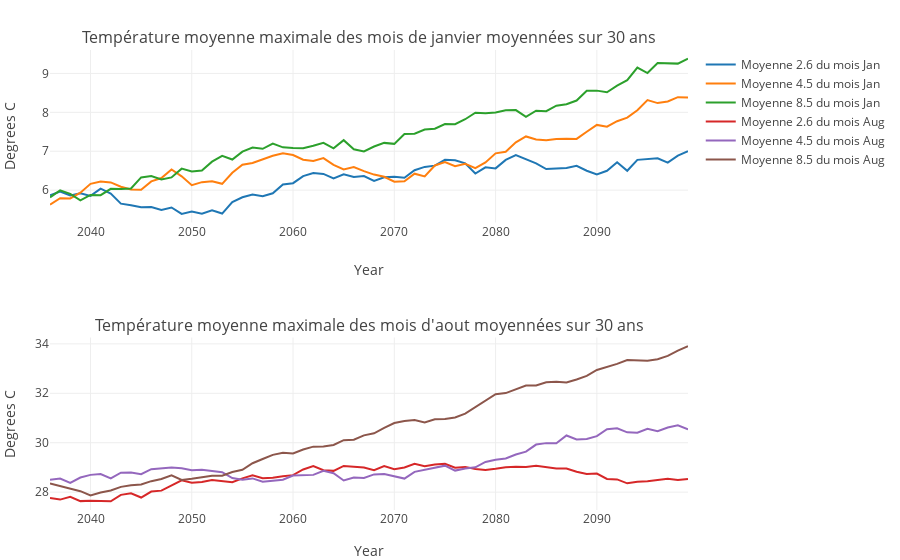

Source (notebook cell):
### Markdown cell above
Le diagramme ci-dessous  représente l'évolution sur `yearPeriod` années de la température dans la région Lyonnaise.(Décommenter la dernière ligne du bloc pour afficher la figure)

### Code cell
q = 0
trace26_0 = go.Scatter(
    x = lyon_year[firstPlotYear:lastPlotYear],
    y = moyMAreaInterval_26[q,:],
    name ='Moyenne 2.6 du mois %s'%lyon_month[calcMonth[q]]
)
trace45_0 = go.Scatter(
    x = lyon_year[firstPlotYear:lastPlotYear],
    y = moyMAreaInterval_45[q,:],
    name ='Moyenne 4.5 du mois %s'%lyon_month[calcMonth[q]]
)
trace85_0 = go.Scatter(
    x = lyon_year[firstPlotYear:lastPlotYear],
    y = moyMAreaInterval_85[q,:],
    name ='Moyenne 8.5 du mois %s'%lyon_month[calcMonth[q]]
)

q = 1
trace26_1 = go.Scatter(
    x = lyon_year[firstPlotYear:lastPlotYear],
    y = moyMAreaInterval_26[q,:],
    name ='Moyenne 2.6 du mois %s'%lyon_month[calcMonth[q]]
)
trace45_1 = go.Scatter(
    x = lyon_year[firstPlotYear:lastPlotYear],
    y = moyMAreaInterval_45[q,:],
    name ='Moyenne 4.5 du mois %s'%lyon_month[calcMonth[q]]
)

trace85_1 = go.Scatter(
    x = lyon_year[firstPlotYear:lastPlotYear],
    y = moyMAreaInterval_85[q,:],
    name ='Moyenne 8.5 du mois %s'%lyon_month[calcMonth[q]]
)

fig = tools.make_subplots(rows=2, 
                          cols=1, 
                          subplot_titles=("Température moyenne maximale des mois de janvier moyennées sur 30 ans","Température moyenne maximale des mois d'aout moyennées sur 30 ans"))

fig.append_trace(trace26_0, 1, 1)
fig.append_trace(trace45_0, 1, 1)
fig.append_trace(trace85_0, 1, 1)
fig.append_trace(trace26_1, 2, 1)
fig.append_trace(trace45_1, 2, 1)
fig.append_trace(trace85_1, 2, 1)

fig['layout']['xaxis1'].update(title='Year')
fig['layout']['xaxis2'].update(title='Year')
fig['layout']['yaxis1'].update(title='Degrees C')
fig['layout']['yaxis2'].update(title='Degrees C')
fig['layout']['margin'] = {'l': 50, 'r': 10, 'b': 50, 't': 50}
#fig['layout'].update(title='Température moyenne maximale du mois de juillet', 
#                     autosize=False, width=800, height=380)  



layout = dict (
           title = "Température moyenne maximale des mois de l'année moyennées sur 30 ans",
           xaxis = dict(
                 title = 'Année',
                 showline=True,
                 showticklabels=True,
                 ticklen=5
             ),
             yaxis = dict(
                 title = 'Temperature (degrees Celsius)',
                 showline=True,
                 showticklabels=True
             ),         
)

#fig = dict(data=data, layout=layout)

py.iplot(fig, filename='basic-line')

### Figure 1 — Plotly figure (JSON) as saved in the notebook; plotly's stock layout.template omitted (floating-point values rounded to 4 significant figures)
{"data": [{"name": "Moyenne 2.6 du mois Jan", "type": "scatter", "uid": "56df5a5d-06e5-4c51-a4db-6e542eb91ca1", "x": [2036, 2037, 2038, 2039, 2040, 2041, 2042, 2043, 2044, 2045, 2046, 2047, 2048, 2049, 2050, 2051, 2052, 2053, 2054, 2055, 2056, 2057, 2058, 2059, 2060, 2061, 2062, 2063, 2064, 2065, 2066, 2067, 2068, 2069, 2070, 2071, 2072, 2073, 2074, 2075, 2076, 2077, 2078, 2079, 2080, 2081, 2082, 2083, 2084, 2085, 2086, 2087, 2088, 2089, 2090, 2091, 2092, 2093, 2094, 2095, 2096, 2097, 2098, 2099], "xaxis": "x", "y": [5.869, 5.962, 5.862, 5.92, 5.852, 6.038, 5.912, 5.653, 5.612, 5.557, 5.567, 5.492, 5.555, 5.39, 5.448, 5.396, 5.479, 5.398, 5.692, 5.817, 5.886, 5.844, 5.918, 6.144, 6.179, 6.361, 6.441, 6.417, 6.301, 6.407, 6.34, 6.362, 6.239, 6.329, 6.344, 6.319, 6.511, 6.598, 6.63, 6.78, 6.77, 6.691, 6.427, 6.586, 6.56, 6.777, 6.899, 6.799, 6.687, 6.543, 6.558, 6.57, 6.624, 6.499, 6.403, 6.497, 6.717, 6.498, 6.779, 6.794, 6.82, 6.707, 6.886, 7.001, 0, 0, 0, 0, 0, 0, 0, 0, 0, 0, 0, 0, 0, 0, 0, 0, 0, 0, 0, 0, 0, 0, 0, 0, 0, 0, 0, 0, 0, 0], "yaxis": "y"}, {"name": "Moyenne 4.5 du mois Jan", "type": "scatter", "uid": "28cb1ca0-2939-44a9-98fb-2514f92a91f9", "x": [2036, 2037, 2038, 2039, 2040, 2041, 2042, 2043, 2044, 2045, 2046, 2047, 2048, 2049, 2050, 2051, 2052, 2053, 2054, 2055, 2056, 2057, 2058, 2059, 2060, 2061, 2062, 2063, 2064, 2065, 2066, 2067, 2068, 2069, 2070, 2071, 2072, 2073, 2074, 2075, 2076, 2077, 2078, 2079, 2080, 2081, 2082, 2083, 2084, 2085, 2086, 2087, 2088, 2089, 2090, 2091, 2092, 2093, 2094, 2095, 2096, 2097, 2098, 2099], "xaxis": "x", "y": [5.629, 5.792, 5.787, 5.935, 6.163, 6.221, 6.199, 6.086, 6.017, 6.011, 6.225, 6.311, 6.532, 6.355, 6.128, 6.206, 6.23, 6.162, 6.445, 6.652, 6.698, 6.786, 6.885, 6.949, 6.901, 6.782, 6.753, 6.824, 6.649, 6.531, 6.591, 6.487, 6.4, 6.343, 6.217, 6.23, 6.424, 6.353, 6.635, 6.722, 6.617, 6.678, 6.564, 6.712, 6.946, 6.988, 7.229, 7.381, 7.3, 7.283, 7.317, 7.323, 7.318, 7.5, 7.677, 7.631, 7.773, 7.863, 8.054, 8.315, 8.238, 8.279, 8.389, 8.383, 0, 0, 0, 0, 0, 0, 0, 0, 0, 0, 0, 0, 0, 0, 0, 0, 0, 0, 0, 0, 0, 0, 0, 0, 0, 0, 0, 0, 0, 0], "yaxis": "y"}, {"name": "Moyenne 8.5 du mois Jan", "type": "scatter", "uid": "fa612623-c10d-4bf5-9c0d-8fd5c09213d1", "x": [2036, 2037, 2038, 2039, 2040, 2041, 2042, 2043, 2044, 2045, 2046, 2047, 2048, 2049, 2050, 2051, 2052, 2053, 2054, 2055, 2056, 2057, 2058, 2059, 2060, 2061, 2062, 2063, 2064, 2065, 2066, 2067, 2068, 2069, 2070, 2071, 2072, 2073, 2074, 2075, 2076, 2077, 2078, 2079, 2080, 2081, 2082, 2083, 2084, 2085, 2086, 2087, 2088, 2089, 2090, 2091, 2092, 2093, 2094, 2095, 2096, 2097, 2098, 2099], "xaxis": "x", "y": [5.815, 5.995, 5.903, 5.736, 5.876, 5.871, 6.034, 6.028, 6.041, 6.327, 6.36, 6.275, 6.327, 6.553, 6.48, 6.506, 6.733, 6.88, 6.787, 6.989, 7.095, 7.063, 7.198, 7.1, 7.081, 7.075, 7.139, 7.218, 7.073, 7.285, 7.051, 6.996, 7.121, 7.215, 7.19, 7.441, 7.451, 7.559, 7.58, 7.699, 7.694, 7.823, 7.99, 7.978, 7.994, 8.053, 8.059, 7.883, 8.042, 8.03, 8.172, 8.207, 8.303, 8.557, 8.558, 8.517, 8.686, 8.828, 9.15, 9.01, 9.268, 9.254, 9.252, 9.381, 0, 0, 0, 0, 0, 0, 0, 0, 0, 0, 0, 0, 0, 0, 0, 0, 0, 0, 0, 0, 0, 0, 0, 0, 0, 0, 0, 0, 0, 0], "yaxis": "y"}, {"name": "Moyenne 2.6 du mois Aug", "type": "scatter", "uid": "a3d1da44-76ee-4790-b758-ce30dd7466cb", "x": [2036, 2037, 2038, 2039, 2040, 2041, 2042, 2043, 2044, 2045, 2046, 2047, 2048, 2049, 2050, 2051, 2052, 2053, 2054, 2055, 2056, 2057, 2058, 2059, 2060, 2061, 2062, 2063, 2064, 2065, 2066, 2067, 2068, 2069, 2070, 2071, 2072, 2073, 2074, 2075, 2076, 2077, 2078, 2079, 2080, 2081, 2082, 2083, 2084, 2085, 2086, 2087, 2088, 2089, 2090, 2091, 2092, 2093, 2094, 2095, 2096, 2097, 2098, 2099], "xaxis": "x2", "y": [27.76, 27.7, 27.81, 27.64, 27.65, 27.63, 27.63, 27.89, 27.96, 27.78, 28.02, 28.06, 28.28, 28.48, 28.39, 28.41, 28.5, 28.43, 28.4, 28.56, 28.68, 28.56, 28.58, 28.65, 28.69, 28.92, 29.06, 28.89, 28.86, 29.06, 29.03, 29.0, 28.89, 29.05, 28.93, 29.0, 29.15, 29.05, 29.12, 29.15, 28.99, 29.02, 28.94, 28.9, 28.94, 29.01, 29.03, 29.02, 29.07, 29.03, 28.96, 28.96, 28.83, 28.73, 28.75, 28.54, 28.52, 28.36, 28.42, 28.44, 28.5, 28.54, 28.49, 28.54, 0, 0, 0, 0, 0, 0, 0, 0, 0, 0, 0, 0, 0, 0, 0, 0, 0, 0, 0, 0, 0, 0, 0, 0, 0, 0, 0, 0, 0, 0], "yaxis": "y2"}, {"name": "Moyenne 4.5 du mois Aug", "type": "scatter", "uid": "eb3fbaba-8c66-48dd-b6e0-d886f6d11023", "x": [2036, 2037, 2038, 2039, 2040, 2041, 2042, 2043, 2044, 2045, 2046, 2047, 2048, 2049, 2050, 2051, 2052, 2053, 2054, 2055, 2056, 2057, 2058, 2059, 2060, 2061, 2062, 2063, 2064, 2065, 2066, 2067, 2068, 2069, 2070, 2071, 2072, 2073, 2074, 2075, 2076, 2077, 2078, 2079, 2080, 2081, 2082, 2083, 2084, 2085, 2086, 2087, 2088, 2089, 2090, 2091, 2092, 2093, 2094, 2095, 2096, 2097, 2098, 2099], "xaxis": "x2", "y": [28.51, 28.55, 28.38, 28.59, 28.7, 28.74, 28.56, 28.79, 28.79, 28.72, 28.93, 28.97, 29.0, 28.97, 28.88, 28.91, 28.85, 28.81, 28.57, 28.51, 28.56, 28.42, 28.46, 28.5, 28.67, 28.7, 28.7, 28.87, 28.77, 28.47, 28.59, 28.58, 28.72, 28.73, 28.63, 28.55, 28.82, 28.9, 29.0, 29.07, 28.87, 28.96, 29.01, 29.22, 29.31, 29.36, 29.52, 29.64, 29.93, 29.98, 29.97, 30.29, 30.13, 30.15, 30.27, 30.55, 30.58, 30.42, 30.4, 30.57, 30.47, 30.62, 30.7, 30.54, 0, 0, 0, 0, 0, 0, 0, 0, 0, 0, 0, 0, 0, 0, 0, 0, 0, 0, 0, 0, 0, 0, 0, 0, 0, 0, 0, 0, 0, 0], "yaxis": "y2"}, {"name": "Moyenne 8.5 du mois Aug", "type": "scatter", "uid": "a33269f8-cca4-462b-84ae-e47a60d908ff", "x": [2036, 2037, 2038, 2039, 2040, 2041, 2042, 2043, 2044, 2045, 2046, 2047, 2048, 2049, 2050, 2051, 2052, 2053, 2054, 2055, 2056, 2057, 2058, 2059, 2060, 2061, 2062, 2063, 2064, 2065, 2066, 2067, 2068, 2069, 2070, 2071, 2072, 2073, 2074, 2075, 2076, 2077, 2078, 2079, 2080, 2081, 2082, 2083, 2084, 2085, 2086, 2087, 2088, 2089, 2090, 2091, 2092, 2093, 2094, 2095, 2096, 2097, 2098, 2099], "xaxis": "x2", "y": [28.36, 28.25, 28.14, 28.04, 27.87, 27.99, 28.07, 28.21, 28.28, 28.31, 28.45, 28.53, 28.68, 28.49, 28.54, 28.6, 28.67, 28.67, 28.82, 28.91, 29.17, 29.34, 29.51, 29.6, 29.57, 29.73, 29.84, 29.84, 29.91, 30.1, 30.12, 30.3, 30.38, 30.6, 30.8, 30.88, 30.92, 30.82, 30.95, 30.96, 31.02, 31.17, 31.44, 31.71, 31.96, 32.01, 32.14, 32.31, 32.32, 32.45, 32.46, 32.44, 32.56, 32.7, 32.94, 33.05, 33.19, 33.34, 33.32, 33.32, 33.37, 33.51, 33.73, 33.91, 0, 0, 0, 0, 0, 0, 0, 0, 0, 0, 0, 0, 0, 0, 0, 0, 0, 0, 0, 0, 0, 0, 0, 0, 0, 0, 0, 0, 0, 0], "yaxis": "y2"}], "layout": {"annotations": [{"font": {"size": 16}, "showarrow": false, "text": "Température moyenne maximale des mois de janvier moyennées sur 30 ans", "x": 0.5, "xanchor": "center", "xref": "paper", "y": 1, "yanchor": "bottom", "yref": "paper"}, {"font": {"size": 16}, "showarrow": false, "text": "Température moyenne maximale des mois d'aout moyennées sur 30 ans", "x": 0.5, "xanchor": "center", "xref": "paper", "y": 0.375, "yanchor": "bottom", "yref": "paper"}], "autosize": true, "margin": {"b": 50, "l": 50, "r": 10, "t": 50}, "xaxis": {"anchor": "y", "autorange": true, "domain": [0, 1], "range": [2036, 2099], "title": {"text": "Year"}, "type": "linear"}, "xaxis2": {"anchor": "y2", "autorange": true, "domain": [0, 1], "range": [2036, 2099], "title": {"text": "Year"}, "type": "linear"}, "yaxis": {"anchor": "x", "autorange": true, "domain": [0.625, 1], "range": [5.168, 9.603], "title": {"text": "Degrees C"}, "type": "linear"}, "yaxis2": {"anchor": "x2", "autorange": true, "domain": [0, 0.375], "range": [27.28, 34.26], "title": {"text": "Degrees C"}, "type": "linear"}}}
